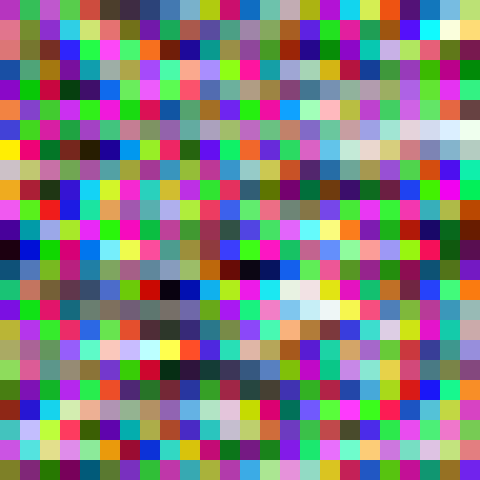
Frame 1 (no input)
Frame 60 (no input): identical to frame 1, image omitted
Frame 120 (the mouse pressed at the canvas centre since frame 60): identical to frame 1, image omitted

The p5.js sketch that drew this single still picture (run headless with seeded random() and noise() and a simulated clock; from frame 60 on, the mouse is pressed at the canvas centre):

// p5.js sketch
// ── sketch.js
let c = [];
function setup() {
	createCanvas(480, 480);
	noStroke();
	for(let i=0; i<1728;i++){ //创建1728个数值并存储在颜色数组c中
		c[i]=random(255);
	}
}
function draw() {
	background(120);
	for(let i=0; i<24;i++){  //通过2个for循环绘制576个矩形，并使用数组c中的数值对矩形进行颜色填充
		for(let j=0; j<24;j++){
			fill(c[j*24+i],c[j*24+i+1],c[j*24+i+2]);
			rect(i*20,j*20,20,20);
		}
	}
}
